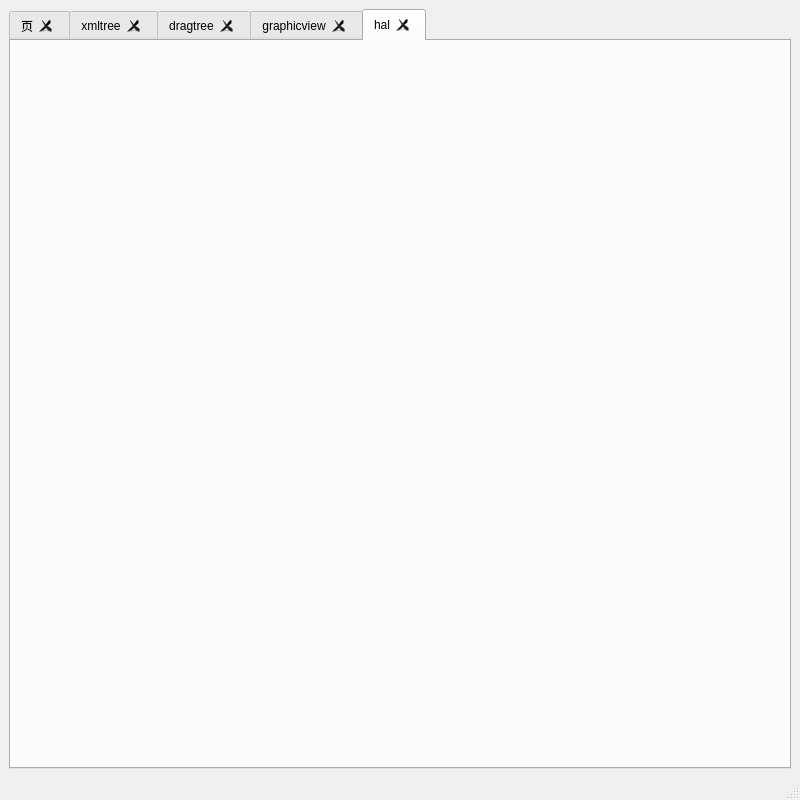
<?xml version="1.0" encoding="UTF-8"?>
<ui version="4.0">
 <class>MainWindow</class>
 <widget class="QMainWindow" name="MainWindow">
  <property name="geometry">
   <rect>
    <x>0</x>
    <y>0</y>
    <width>800</width>
    <height>800</height>
   </rect>
  </property>
  <property name="windowTitle">
   <string>MainWindow</string>
  </property>
  <widget class="QWidget" name="centralwidget">
   <layout class="QVBoxLayout" name="verticalLayout_2">
    <item>
     <widget class="QTabWidget" name="tabWidget">
      <property name="currentIndex">
       <number>4</number>
      </property>
      <property name="tabsClosable">
       <bool>true</bool>
      </property>
      <widget class="QWidget" name="tab_4">
       <attribute name="title">
        <string>页</string>
       </attribute>
       <layout class="QVBoxLayout" name="verticalLayout_3">
        <item>
         <layout class="QHBoxLayout" name="horizontalLayout">
          <item>
           <widget class="QParamEdit" name="qParamEdit"/>
          </item>
          <item>
           <widget class="QTextParamEdit" name="qTextParamEdit"/>
          </item>
         </layout>
        </item>
        <item>
         <widget class="QCpMonitor" name="qCpMonitor_2"/>
        </item>
        <item>
         <layout class="QHBoxLayout" name="horizontalLayout_3">
          <item>
           <widget class="QCheckBox" name="checkBox">
            <property name="text">
             <string>all</string>
            </property>
           </widget>
          </item>
          <item>
           <widget class="QCheckBox" name="checkBox_2">
            <property name="text">
             <string>cpu</string>
            </property>
           </widget>
          </item>
          <item>
           <widget class="QCheckBox" name="checkBox_3">
            <property name="text">
             <string>mem</string>
            </property>
           </widget>
          </item>
          <item>
           <widget class="QCheckBox" name="checkBox_4">
            <property name="text">
             <string>disk</string>
            </property>
           </widget>
          </item>
          <item>
           <widget class="QPushButton" name="cpBtn">
            <property name="text">
             <string>PushButton</string>
            </property>
           </widget>
          </item>
         </layout>
        </item>
       </layout>
      </widget>
      <widget class="QWidget" name="tab">
       <attribute name="title">
        <string>xmltree</string>
       </attribute>
      </widget>
      <widget class="QWidget" name="tab_2">
       <attribute name="title">
        <string>dragtree</string>
       </attribute>
      </widget>
      <widget class="QWidget" name="tab_3">
       <attribute name="title">
        <string>graphicview</string>
       </attribute>
       <layout class="QVBoxLayout" name="verticalLayout">
        <item>
         <widget class="QZoomGraphicView" name="qZoomGraphicView"/>
        </item>
        <item>
         <widget class="QPushButton" name="pushButton">
          <property name="text">
           <string>PushButton</string>
          </property>
         </widget>
        </item>
       </layout>
      </widget>
      <widget class="QWidget" name="tab_5">
       <attribute name="title">
        <string>hal</string>
       </attribute>
       <layout class="QVBoxLayout" name="verticalLayout_4">
        <item>
         <layout class="QHBoxLayout" name="horizontalLayout_2"/>
        </item>
       </layout>
      </widget>
     </widget>
    </item>
   </layout>
  </widget>
  <widget class="QMenuBar" name="menubar">
   <property name="geometry">
    <rect>
     <x>0</x>
     <y>0</y>
     <width>800</width>
     <height>17</height>
    </rect>
   </property>
  </widget>
  <widget class="QStatusBar" name="statusbar"/>
 </widget>
 <customwidgets>
  <customwidget>
   <class>QParamEdit</class>
   <extends>QWidget</extends>
   <header>CustomEdits/qparamedit.h</header>
  </customwidget>
  <customwidget>
   <class>QTextParamEdit</class>
   <extends>QWidget</extends>
   <header>CustomEdits/qtextparamedit.h</header>
  </customwidget>
  <customwidget>
   <class>QZoomGraphicView</class>
   <extends>QGraphicsView</extends>
   <header>QZoomGraphicView/qzoomgraphicview.h</header>
  </customwidget>
  <customwidget>
   <class>QCpMonitor</class>
   <extends>QWidget</extends>
   <header>QCpMonitor/qcpmonitor.h</header>
  </customwidget>
 </customwidgets>
 <resources/>
 <connections/>
</ui>
